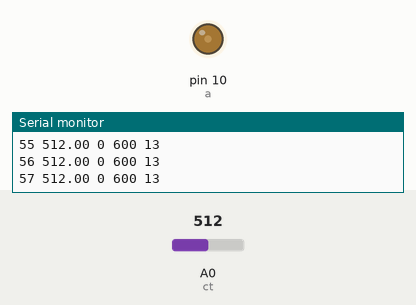
Bench run of a sketch on a simulated Arduino Uno, built with avr-gcc and run on an emulated ATmega328P. On the bench: output pins drawn as LEDs (lit = HIGH), the last lines printed to the serial monitor. Inputs (shaded band) come from the test bench; at power-on: A0 (ct) = 512.

Above: at 1.2 s.
1.3 s: A0 (ct) set to 981
At 2.34 s:
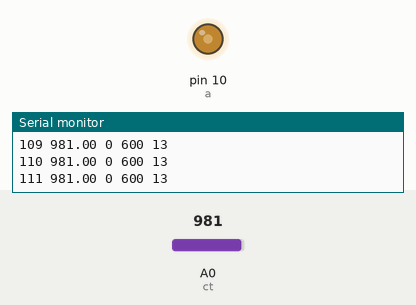
4.3 s: A0 (ct) set to 1012
At 4.49 s:
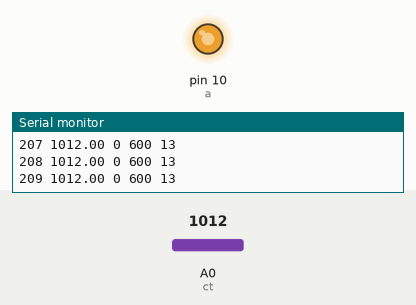
7.3 s: A0 (ct) set to 0
At 7.54 s:
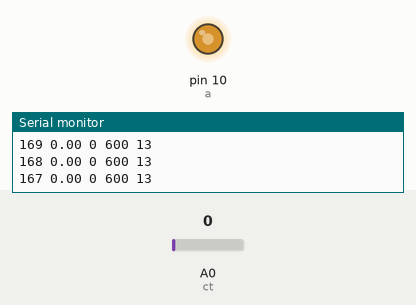
Timing chart, 0 to 16.3 s (numbered marks = the images above; inputs shaded):
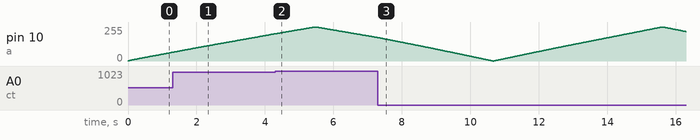

Measured:
- the behaviour switches between 999 and 1000 on A0 (ct) (found by bisection; images 1 and 2)

The sketch:

code_for_potentiostat.ino
```cpp
//include <LiquidCrystal.h>
//LiquidCrystal lcd(8, 9, 4, 5, 6, 7);
int a = 10;
int val = 0;
float ct = A0; //ADC
float c = 0;
int n = 0;
float Potstep = 0.0078; // fixed due to the DAC resolution
int vevals[] = {600,20,50,100,200,250,300}; //multiple scan rates values (mV/s)
int const count = 6;
long intervalos[count];
void setup() {
 TCCR1B = TCCR1B & B11111000 | B00000001; //Set dividers to change PWM frequency
 Serial.begin(9600);
 pinMode(a,OUTPUT);
 pinMode(ct,INPUT);
 }
void loop() {
for(int pos = 0; pos < count; pos++){
 intervalos[pos]=(1000000L/((vevals[pos])*128L));
}
 for(int pos = 0; pos <= count; pos++){
 n = 0;
 while(n <= 1){
//Start the forward scan
for(val = 0; val <= 255; val++){
 analogWrite(a,val);
 Serial.print(val);
 delay(intervalos[pos]);
 //c = ((0.00195*(analogRead(ct))-1)*1000); // Current reading outputs in uA!!!
 c =analogRead(ct);
 Serial.print(" ");
 Serial.print(c);
 Serial.print(" ");
 Serial.print(n);
 Serial.print(" ");
 Serial.print(vevals[pos]);
 Serial.print(" ");
 Serial.println(intervalos[pos]);
 }
//Start the reverse scan
 for(val = 255; val >= 0; val--){
 analogWrite(a,val);
 Serial.print(val);
 delay(intervalos[pos]);
 //c = ((0.00195*(analogRead(ct))-1)*1000); // Current reading outputs in uA!!!
 c =analogRead(ct);
 Serial.print(" ");
 Serial.print(c);
 Serial.print(" ");
 Serial.print(n);
 Serial.print(" ");
 Serial.print(vevals[pos]);
 Serial.print(" ");
 Serial.println(intervalos[pos]);
 }
 n=n+1;
}
}
}
```
